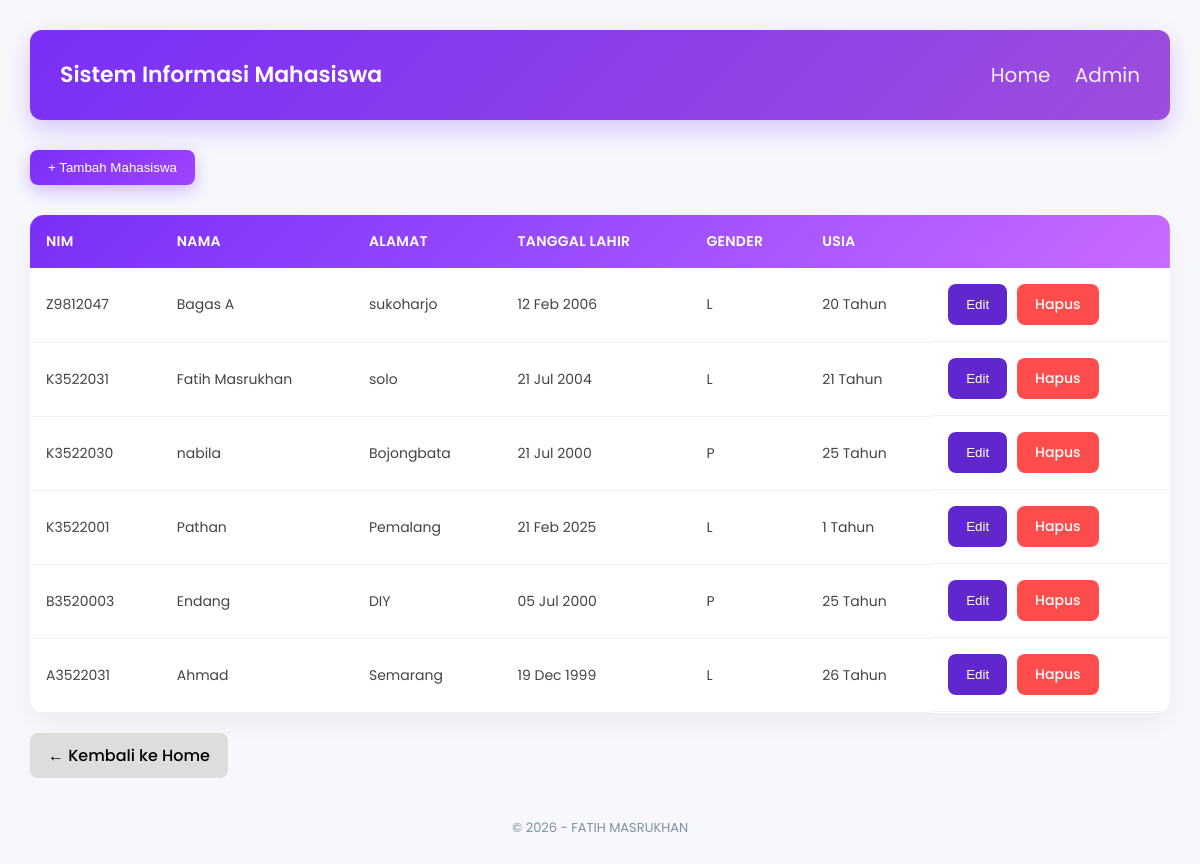
The app's page /admin.php with its own data.
### tables this page shows
CREATE TABLE `mahasiswa` (
  `NIM` varchar(15) NOT NULL,
  `NAMA` varchar(100) NOT NULL,
  `ALAMAT` text NOT NULL,
  `TANGGAL LAHIR` date NOT NULL,
  `GENDER` enum('P','L') NOT NULL
);

### admin.php (the view, shortened to what this page needs)
<?php include 'templates/header.php'; ?>
<?php
include 'koneksi.php';
function hitung_usia($tanggal_lahir)
{
    $lahir = new DateTime($tanggal_lahir);
    $hari_ini = new DateTime();
    return $hari_ini->diff($lahir)->y;
}
$result = mysqli_query($conn, "SELECT * FROM mahasiswa ORDER BY NIM DESC")
?>
<link rel="stylesheet" href="css/style.css">
<div class="container">
    <div class="page-header">
                <button class="btn-primary" onclick="openTambah()">
            + Tambah Mahasiswa
        </button>
    </div>
    <table class="table-modern">
        <thead>
            <tr>
                <th>NIM</th>
                <th>NAMA</th>
                <th>ALAMAT</th>
                <th>TANGGAL LAHIR</th>
                <th>GENDER</th>
                <th>USIA</th>
                <th></th>
            </tr>
        </thead>
        <tbody>
        <?php while ($row = mysqli_fetch_assoc($result)) : ?>
            <tr>
                <td><?= $row['NIM']; ?></td>
                <td><?= $row['NAMA']; ?></td>
                <td><?= $row['ALAMAT']; ?></td>
                <td><?= date('d M Y', strtotime($row['TANGGAL LAHIR'])); ?></td>
                <td><?= $row['GENDER']; ?></td>
                <td><?= hitung_usia($row['TANGGAL LAHIR']); ?> Tahun</td>
                <td class="aksi">
                    <button class="btn-edit"
                        onclick="openEdit(
                            '<?= $row['NIM']; ?>',
                            '<?= $row['NAMA']; ?>',
                            '<?= $row['ALAMAT']; ?>',
                            '<?= $row['TANGGAL LAHIR']; ?>',
                            '<?= $row['GENDER']; ?>'
                        )">
                        Edit
                    </button>
                    <a href="admin.php?hapus=<?= $row['NIM']; ?>"
                       class="btn-delete"
                       onclick="return confirm('Yakin hapus data?')">
                        Hapus
                    </a>
                </td>
            </tr>
        <?php endwhile; ?>
        </tbody>
    </table>
    <a href="index.php" class="btn-secondary">← Kembali ke Home</a>
</div>
<?php include 'templates/footer.php'; ?>

### css/style.css (style rules this page uses)
* { margin: 0; padding: 0; box-sizing: border-box; }
body { font-family: 'Poppins', sans-serif; background: #f7f8fc; color: #222; padding: 30px; }
.page-header { display: flex; justify-content: space-between; align-items: center; margin-bottom: 30px; }
table { width: 100%; border-collapse: collapse; background: white; border-radius: 14px; overflow: hidden; box-shadow: 0 10px 25px rgba(0,0,0,0.05); }
thead { background: linear-gradient(135deg, #7b2ff7, #9b4dff, #c86bff); color: white; }
th { padding: 16px; text-align: left; font-size: 14px; font-weight: 600; letter-spacing: 0.3px; }
td { padding: 16px; font-size: 14px; color: #444; border-bottom: 1px solid #f1f1f1; }
button { cursor: pointer; border: none; }
.btn-primary, .btn-edit, .btn-delete, .btn-secondary { padding: 10px 18px; border-radius: 8px; font-weight: 500; text-decoration: none; display: inline-block; transition: 0.2s; }
.btn-primary { background: linear-gradient(135deg, #7b2ff7, #9f44ff); color: white; box-shadow: 0 6px 18px rgba(123, 47, 247, 0.3); }
.btn-edit { background: #5f27cd; color: white; }
.btn-delete { background: #ff4d4d; color: white; }
.btn-secondary { background: #ddd; color: black; margin-top: 20px; }
.aksi { display: flex; gap: 10px; }

### records on screen
mahasiswa: NIM "Z9812047", NAMA "Bagas A", ALAMAT "sukoharjo", TANGGAL LAHIR "12 Feb 2006", GENDER "L", TANGGAL LAHIR "20"
mahasiswa: NIM "K3522031", NAMA "Fatih Masrukhan", ALAMAT "solo", TANGGAL LAHIR "21 Jul 2004", GENDER "L", TANGGAL LAHIR "21"
mahasiswa: NIM "K3522030", NAMA "nabila", ALAMAT "Bojongbata", TANGGAL LAHIR "21 Jul 2000", GENDER "P", TANGGAL LAHIR "25"
mahasiswa: NIM "K3522001", NAMA "Pathan", ALAMAT "Pemalang", TANGGAL LAHIR "21 Feb 2025", GENDER "L", TANGGAL LAHIR "1"
mahasiswa: NIM "B3520003", NAMA "Endang", ALAMAT "DIY", TANGGAL LAHIR "05 Jul 2000", GENDER "P", TANGGAL LAHIR "25"
mahasiswa: NIM "A3522031", NAMA "Ahmad", ALAMAT "Semarang", TANGGAL LAHIR "19 Dec 1999", GENDER "L", TANGGAL LAHIR "26"
